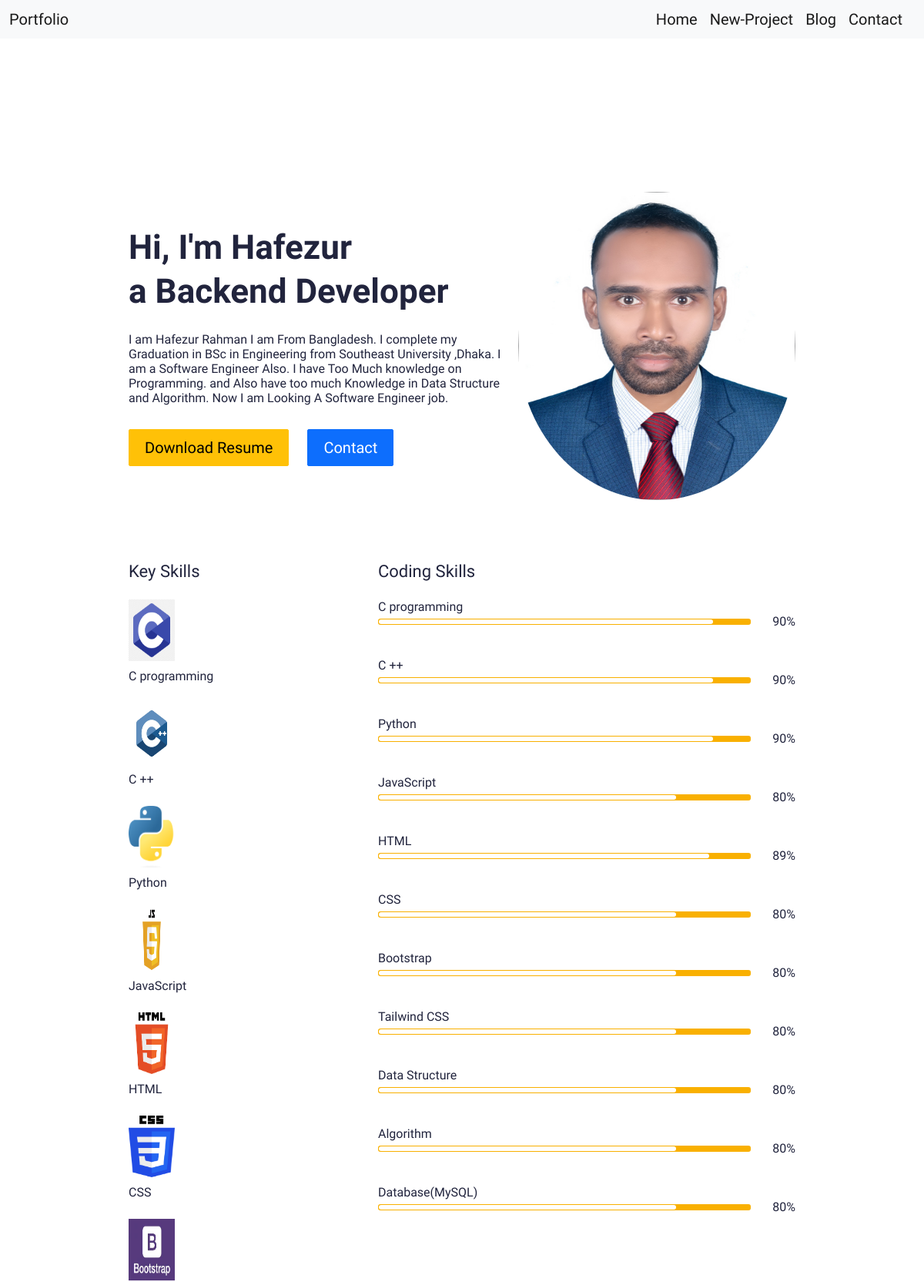
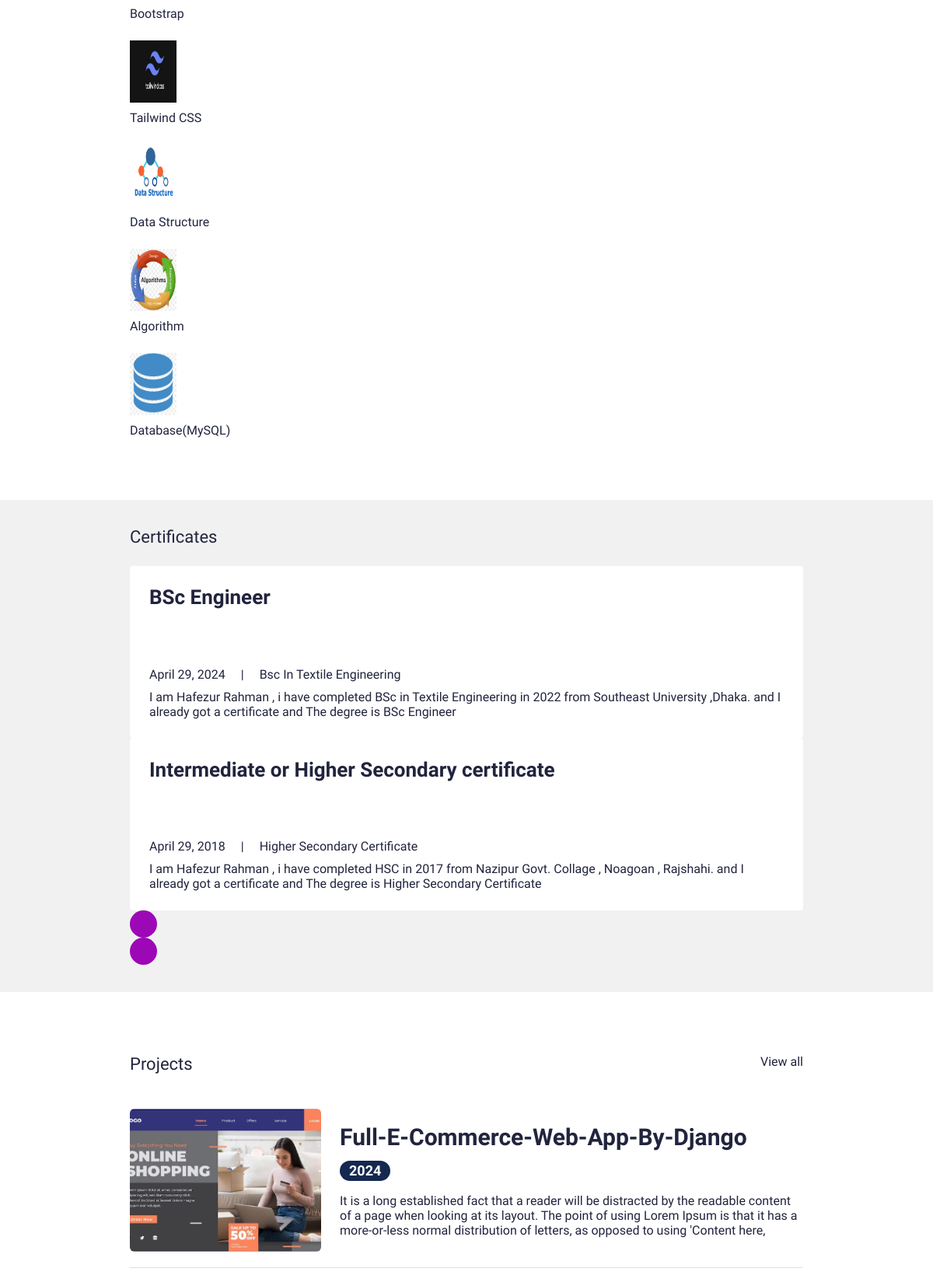
Screenshot of /first/ (upper part) with the database file from the repository (2 pictures, top to bottom).
### main/models.py (models this page shows, shortened)
class UserProfile(models.Model):
    user=models.OneToOneField(User, on_delete=models.CASCADE)
    fist_name=models.CharField(max_length=30,null=True)
    last_name=models.CharField(max_length=30,null=True)
    title = models.CharField(max_length=200, blank=True, null=True)
    photo_me=models.ImageField(upload_to='photos/my_photo',blank=True)
    bio = models.TextField(blank=True, null=True)

class MySkill(models.Model):
    name = models.CharField(max_length=20, blank=True, null=True)
    score = models.IntegerField(default=80, blank=True, null=True)
    image = models.ImageField(blank=True, null=True, upload_to="photos/skills")
    is_key_skill = models.BooleanField(default=False)

class Certificate(models.Model):
    date = models.DateTimeField(blank=True, null=True)
    name = models.CharField(max_length=50, blank=True, null=True)
    title = models.CharField(max_length=200, blank=True, null=True)
    description = models.CharField(max_length=500, blank=True, null=True)
    is_active = models.BooleanField(default=True)

class Project(models.Model):
    date = models.DateTimeField(blank=True, null=True)
    name = models.CharField(max_length=200, blank=True, null=True)
    description = models.CharField(max_length=500, blank=True, null=True)
    image = models.ImageField(blank=True, null=True, upload_to="portfolio")
    slug = models.SlugField(null=True, blank=True)
    url_field = models.URLField(max_length = 200,null=True)
    is_active = models.BooleanField(default=True)

### main/views.py (the view)
# urls.py: path('first/', views.first, name='first_page'),
def first(request):
    hafiz=UserProfile.objects.all()
    my_skill=MySkill.objects.all()
    all_certificate=Certificate.objects.all()
    all_project=Project.objects.all()
    testimonial=Testimonial.objects.all()
    context={
        'hafiz': hafiz,
        'my_skill':my_skill,
        'certificate':all_certificate,
        'project':all_project,
        'testimonial':testimonial
    }
    return render(request, 'index.html',context)

### main/templates/index.html (shortened to what this page needs)
{% extends 'base.html' %}
{% load static %}
{% block content %}
<section>
  <div class="bannerSection">
    <div class="container">
      <div class="row g-4 g-md-3  align-items-center">
        <div class="col-md-auto order-md-last">
          <div class="rounded">
            {% for i in hafiz %}
            <img src="{{i.photo_me.url}}" alt="Cinque Terre"  class="rounded-circle" class="img-fluid" height="400px" width="360px">
            {% endfor %}
          </div>
        </div>
        <div class="col-md">
          <div class="bannerContent">
            <h1 class="xlTitle pb-3">Hi, I'm  {% for i in hafiz %}
              {{i.fist_name}}
              {% endfor %}
              <br> a {% for i in hafiz %}
              {{i.title}}
              {% endfor %} </br></h1>
              {% for i in hafiz %}
              <p>{{i.bio}}</p>
              {% endfor %}
            <div class="bannerBtnCol">
              <div class="row">
                <div class="col-auto">
                  <a download href="" class="btn btn-warning">Download Resume</a>
                </div>
                <div class="col-auto">
                  <a href="{% url 'contact_page' %}" class="btn btn-primary">Contact</a>
                </div>
              </div>
            </div>
          </div>
        </div>
      </div>
    </div>
  </div>
</section>
<section>
  <div class="sectionSpace pt-0">
    <div class="container">
      <div class="row">
        <div class="col-md-auto">
          <div class="keySkillCol">
            <h4 class="smTitle pb-3">Key Skills</h4>
            {% for sk in my_skill %}
            {% if sk.is_key_skill %}
            <div class="keySkillCard">
              {% if sk.image %}
              <div class="ksIconCol">
                <img src="{{sk.image.url}}" alt="..." height="80px" width="60px">
              </div>
              {% endif %}
              <span class="ksText">{{sk.name}}</span>
            </div>
            {% endif %}
            {% endfor %}
          </div>
        </div>
        <div class="col-md">
          <h4 class="smTitle pb-3">Coding Skills</h4>
          <div class="progressCol">
            <div class="progressCard">
              {% for sk in my_skill %}
              {% if sk.is_key_skill %}
              <div class="progressCol">
                <span class="progressLbl">{{sk.name}}</span>
                <div class="row g-2 align-items-center">
                  <div class="col">
                    <div class="progress progressStyle">
                      <div class="progress-bar" role="progressbar" style="width: {{sk.score}}%" aria-valuenow="{{sk.score}}" aria-valuemin="0" aria-valuemax="100"></div>
                    </div>
                  </div>
                  <div class="col-auto">
                    <span class="pLbl">{{sk.score}}%</span>
                  </div>
                </div>
              </div>
              {% endif %}
              <br><br>
              {% endfor %}
            </div>
          </div>
        </div>
      </div>
    </div>
  </div>
</section>
<section>
  <div class="sectionSpaceSm lightBg">
    <div class="container">
      <div class="row pb-3">
        <div class="col">
          <h4 class="smText regular">Certificates</h4>
        </div>
      </div>
      <div class="sliderOuter">
        <div class="swiper certificatesSlider">
          <div class="swiper-wrapper">
            {% for c in certificate %}
            {% if c.is_active %}
            <div class="swiper-slide">
              <div class="cardStyle1">
                <h4 class="mdTitle cs1Title">
                  <a href="javascript:void(0)">{{c.title}}</a>
                </h4>
                <ul class="cardOptionCol">
                  <li>{{c.date.date}}</li>
                  <li>{{c.name|title}}</li>
                </ul>
                <p>{{c.description}}</p>
              </div>
            </div>
            {% endif %}
            {% endfor %}
          </div>
        </div>
        <div class="cert-swiper-button-next swiper-button-next swiperBtnStyle"></div>
        <div class="cert-swiper-button-prev swiper-button-prev swiperBtnStyle"></div>
      </div>
    </div>
  </div>
</section>
<section>
  <div class="sectionSpace">
    <div class="container">
      <div class="portfolioCol">
        <div class="row pb-3">
          <div class="col">
            <h4 class="smText regular">Projects</h4>
          </div>
          <div class="col-auto">
            <a href="{% url 'project_detail_page' %}" class="simpleLink">View all</a>
          </div>
        </div>
        {% for p in project %}
        {% if p.is_active %}
        <div class="portfolioCard">
          <div class="row g-4 align-items-center">
            <div class="col-md-auto">
              <div class="portfolioImgCol">
                <a href="{% url 'project_detail_page' %}"><img src="{{p.image.url}}" alt="..."></a>
              </div>
            </div>
            <div class="col-md">
              <div class="portfolioContentCol">
                <h4 class="lgTitle"><a href="{% url 'project_detail_page' %}">{{p.name}}</a></h4>
                <ul class="portfolioOption">
                  <li><span class="dateLbl">{{p.date.year}}</span></li>
                </ul>
                <p>{{p.description}}</p>
              </div>
            </div>
          </div>
        </div>
        {% endif %}
        {% endfor %}
      </div>
    </div>
  </div>
</section>
{% endblock %}

### static/css/style.css (style rules this page uses)
:root { --primaryColor: #9C07B6; --primaryDarkColor: #3D0048; --primaryHoverColor: #900AA8; --secondaryColor: #F9B000; --baseColor: #21243D; --baseFont: 'Heebo', sans-serif; --titleFont: 'Courier Prime', monospace; --regular: 400; --medium: 500; --bold: 700; --black: 900; --lightBg: #F1F1F1; }
html { scroll-behavior: smooth; }
body { font-family: var(--baseFont); color: var(--baseColor); line-height: normal; }
ul { margin: 0; padding: 0; list-style-type: none; }
img { max-width: 100%; }
a { color: inherit; }
a, .btn { -webkit-transition: all 300ms ease-in-out 0s; -o-transition: all 300ms ease-in-out 0s; transition: all 300ms ease-in-out 0s; text-decoration: none; }
.lightBg { background-color: var(--lightBg); }
.btn { font-size: 20px; font-weight: var(--medium); padding: 8px 20px; border-radius: 2px; }
.xlTitle { font-size: 44px; line-height: 1.3; font-weight: var(--bold); font-family: var(--titleFont) }
.lgTitle { font-size: 30px; line-height: normal; font-weight: var(--bold); font-family: var(--titleFont) }
.mdTitle { font-size: 26px; line-height: normal; font-weight: var(--bold); font-family: var(--titleFont) }
.smTitle { font-size: 22px; line-height: normal; font-weight: var(--regular); font-family: var(--titleFont) }
.smText { font-size: 22px; }
.regular { font-weight: var(--regular); }
.bannerSection { padding: 180px 0 80px; }
.bannerBtnCol { padding-top: 15px; }
.sectionSpace { padding: 80px 0; }
.sectionSpaceSm { padding: 35px 0; }
.ksText { display: block; padding-top: 10px; }
.keySkillCard + .keySkillCard { padding-top: 25px; }
.keySkillCol { width: 300px; }
.pLbl { display: block; width: 50px; text-align: right; }
.progress.progressStyle { height: 8px; padding: 1px; background-color: var(--secondaryColor); border-radius: 3px; }
.progressStyle .progress-bar { background-color: #fff; border-radius: 3px; }
.cardOptionCol > li { display: inline-block; vertical-align: middle; position: relative; }
.cardOptionCol > li + li { padding-left: 40px; }
.cardOptionCol > li + li::before { content: "|"; position: absolute; left: 16px; }
.cardOptionCol { padding: 5px 0 10px; }
.cardStyle1 { padding: 25px; background-color: var(--bs-white); border-radius: 4px; height: 100%; }
.cardStyle1 > p:last-child { margin-bottom: 0; }
.cs1Title { min-height: 90px; }
.dateLbl { display: inline-block; padding: 4px 12px; background-color: #142850; border-radius: 20px; color: #fff; font-size: 18px; line-height: 1; font-weight: var(--bold); }
.sliderOuter { position: relative; }
.sliderOuter .swiper-button-next.swiperBtnStyle { right: -50px; }
.sliderOuter .swiper-button-prev.swiperBtnStyle { left: -50px; }
.sliderOuter .swiper-slide { height: auto; }
.portfolioOption li { display: inline-block; padding-right: 20px; }
.portfolioOption { padding: 5px 0 16px; }
.portfolioContentCol > p:last-child { margin-bottom: 0; }
.portfolioImgCol img { border-radius: 6px; width: 246px; height: 184px; -o-object-fit: cover; object-fit: cover; }
.portfolioCard { padding: 20px 0; border-bottom: 1px solid #E0E0E0; }
.swiperBtnStyle { width: 35px; height: 35px; color: #fff; background-color: var(--primaryColor); border-radius: 50%; }
.swiper-button-next.swiperBtnStyle::after, .swiper-button-prev.swiperBtnStyle::after { font-size: 16px; }
.swiperBtnStyle.swiper-button-prev { left: 2px; }
.swiperBtnStyle.swiper-button-next { right: 2px; }
@media (min-width:992px) { .container, .container-lg, .container-md, .container-sm, .container-xl, .container-xxl { max-width: 890px; } }

### rows the page displays
UserProfile: photo_me (picture), fist_name "Hafezur", title "Backend Developer", bio "I am Hafezur Rahman I am From Bangladesh. I complete my Graduation in BSc in Engineering from Southeast University ,Dhaka. I am a Software Engineer Also. I have Too Much knowledge on Programming. and Also have too much Knowledge in Data Structure and Algorithm. Now I am Looking A Software Engineer job."
MySkill: image (picture), name "C programming", score "90"
MySkill: image (picture), name "C ++", score "90"
MySkill: image (picture), name "Python", score "90"
MySkill: image (picture), name "JavaScript", score "80"
MySkill: image (picture), name "HTML", score "89"
MySkill: image (picture), name "CSS", score "80"
MySkill: image (picture), name "Bootstrap", score "80"
MySkill: image (picture), name "Tailwind CSS", score "80"
MySkill: image (picture), name "Data Structure", score "80"
MySkill: image (picture), name "Algorithm", score "80"
MySkill: image (picture), name "Database(MySQL)", score "80"
Certificate: title "BSc Engineer", date "April 29, 2024", name "Bsc In Textile Engineering", description "I am Hafezur Rahman , i have completed BSc in Textile Engineering in 2022 from Southeast University ,Dhaka. and I already got a certificate and The degree is BSc Engineer"
Certificate: title "Intermediate or Higher Secondary certificate", date "April 29, 2018", name "Higher Secondary Certificate", description "I am Hafezur Rahman , i have completed HSC in 2017 from Nazipur Govt. Collage , Noagoan , Rajshahi. and I already got a certificate and The degree is Higher Secondary Certificate"
Project: image (picture), name "Full-E-Commerce-Web-App-By-Django", date.year "2024", description "It is a long established fact that a reader will be distracted by the readable content of a page when looking at its layout. The point of using Lorem Ipsum is that it has a more-or-less normal distribution of letters, as opposed to using 'Content here,"
